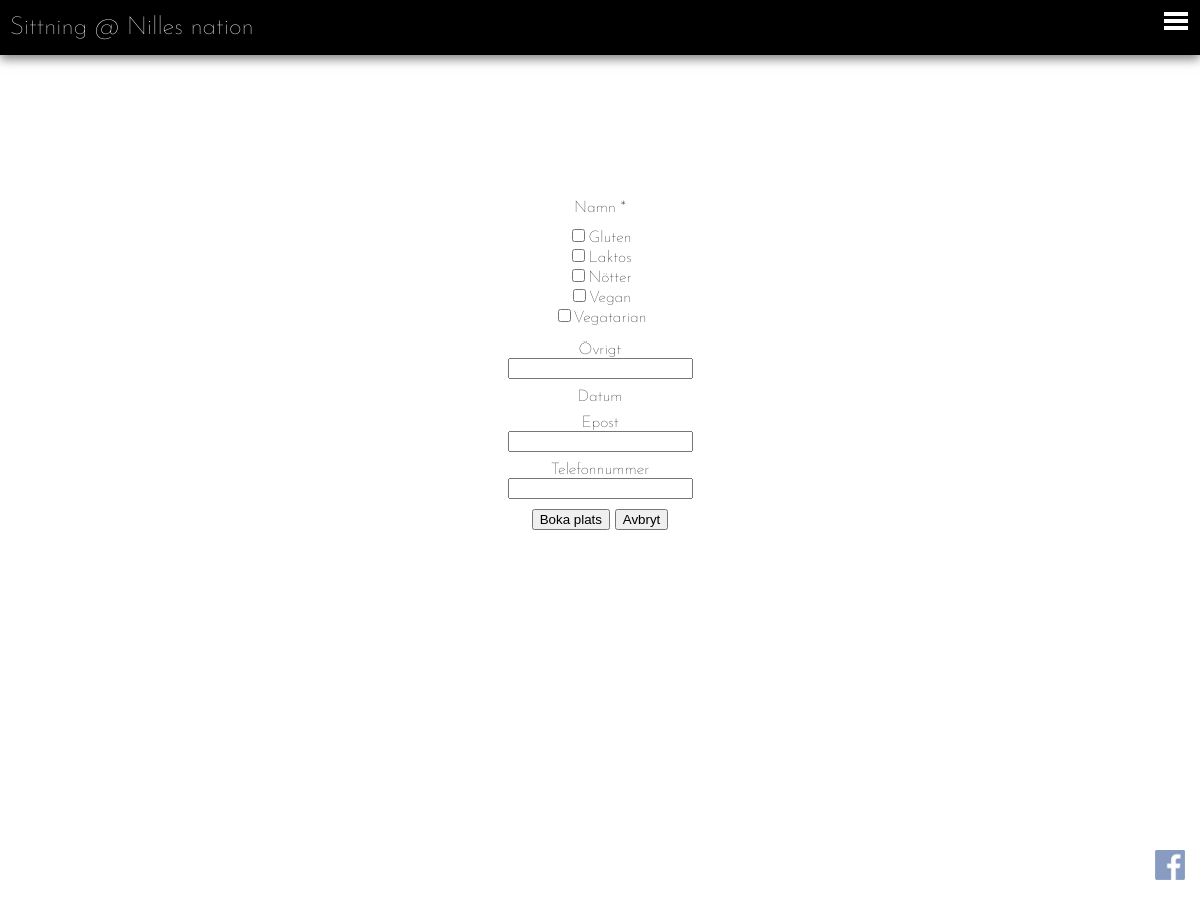
The app's page /partybooking.php with its own data.
### tables this page shows
create table foodpref (
	foodPref		varchar(20),
	primary key(foodPref)
);

create table restaurant (
	resName			varchar(30),
	resNickname		varchar(30),
	resEmail		varchar(30),
	resHours		tinytext,
	resDeposit		integer,
	resPrice		integer,
	resSize			integer,
	resSummary		tinytext,
	primary key(resName)
);

### db/dbHandler.php (called while the page is built, shortened)
<?php
	require_once 'database.php';
	require_once 'dataConverter.php';
	class DatabaseHandler extends DataConverter {
		private $db;
		public function __construct() {
			$this->db = new Database(DB_SERVER, DB_USERNAME, DB_PASSWORD, DB_DATABASE);
		}
		public function connect(){
			$this->db->openConnection();
		}
		public function disconnect(){
			$this->db->closeConnection();
		}
		public function getRestaurant($name){
			$sql = "SELECT * FROM restaurant WHERE resName=?";
			$result = $this->db->executeQuery($sql, array($name));
			return $this->arrToRes($result[0]);
		}
		public function getAllFoodpref() {
			$sql = "SELECT * FROM foodpref";
			$result = $this->db->executeQuery($sql, array());
			return $result;
		}
	}
?>

### db/database.php (called while the page is built, shortened)
<?php
class Database {
  private $host;
  private $userName;
  private $password;
  private $database;
  private $conn;
  public function __construct($host, $userName, $password, $database) {
    $this->host = $host;
    $this->userName = $userName;
    $this->password = $password;
    $this->database = $database;
  }
  public function openConnection() {
    try {
      $this->conn = new PDO("mysql:host=$this->host;dbname=$this->database",
        $this->userName,  $this->password,
        array(PDO::MYSQL_ATTR_INIT_COMMAND => "SET NAMES utf8"));
      $this->conn->setAttribute(PDO::ATTR_ERRMODE, PDO::ERRMODE_EXCEPTION);
    } catch (PDOException $e) {
      $error = "Connection error: " . $e->getMessage();
      print $error . "<p>";
      unset($this->conn);
      return false;
    }
    return true;
  }
  public function closeConnection() {
    $this->conn = null;
  }
  public function isConnected() {
    return isset($this->conn);
  }
  public function executeQuery($query, $param = null) {
    try {
      $stmt = $this->conn->prepare($query);
      $stmt->execute($param);
      $result = $stmt->fetchAll();
    } catch (PDOException $e) {
      $error = "*** Internal error: " . $e->getMessage() . "<p>" . $query;
      die($error);
    }
    return $result;
  }
}
?>

### init.php (called while the page is built, shortened)
<?php
	require_once 'db/dbHandler.php';
	$loggedIn = false;
	$resName = 'Nilles nation';
	$dbHandler = new DatabaseHandler();
	$restaurant = $dbHandler->getRestaurant($resName);
?>

### db/dataConverter.php (called while the page is built, shortened)
<?php
class DataConverter{
	 function arrToRes($arr){
		return (object) [
			'name' => $arr[0],
			'email' => $arr[1],
			'openhours' => $arr[2],
			'deposit' => $arr[3],
			'price' => $arr[4],
			'size' => $arr[5],
			'summary' => $arr[6]
		];
	}
}
?>

### partybooking.php (the view, shortened to what this page needs)
<?php
	require_once 'header.php';
 	$dbHandler = new DatabaseHandler();
	$email = $_POST['userEmail'];
	$phone = $_POST['userTelephone'];
	$foodPref = $dbHandler->getAllFoodpref();
 ?>
<div class="content">
	<div class="title">Boka plats</div>
	<div class="booking-content">
		<form action="scripts.php" method="POST">
			Namn *<br /Namn>
			<?php
				foreach ($foodPref as $key => $fp) {
					$checked = '';
					echo '<input type="checkbox" name="foodpref[]" value="' . $fp[0] . '" ' . $checked . ' >' . $fp[0] . '<br />';
				}
			?>
			<br />
			Övrigt <br />
			<span><input type="text" name="other" value="<?php echo $user[5]; ?>"></span>
			Datum <br />
			Epost <br />
			<span><input type="text" name="email" value="<?php echo $email; ?>"></span>
			Telefonnummer <br />
			<span><input type="text" name="phone" value="<?php echo $phone; ?>"></span>
			<input type="submit" value="Boka plats" name="bookSpot" />
			<button onclick="window.history.back();">Avbryt</button>
		</form>
	</div>
</div>
<?php include 'footer.php'; ?>

### footer.php (shortened to what this page needs)
	<?php if ($loggedIn): ?>
		<div class="fb-login">
			<img src="https://graph.facebook.com/<?php echo $fbid; ?>/picture" />
			<span><?php echo $fbFullname; ?></span>
			<br />
			<a href="facebook-login/logout.php">Logga ut</a>
		</div>
	<?php else : ?>
		<div class="fb-login">
			<img src="images/FB-logga.png" />
			<span class="login">Logga in</span>
		</div>
	<?php endif; ?>
	<div class="header">
		<a href="index.php">Sittning @ <?php echo $restaurant->name; ?></a>
		<button class="header-button" id="open-button" onclick="toggleSide()">Open Menu</button>
	</div>
	</body>
</html>

### css/main.css (style rules this page uses)
body { margin: 0; padding: 0; font-family: 'Josefin Sans', sans-serif; font-weight: 100; background-size: cover; background-position: 50% 50%; background-repeat: no-repeat; background-attachment: fixed; background-image: url("../images/table.jpg"); min-height: 100vw; min-height: 100vh; }
body .header { height: 55px; width: 100%; position: fixed; top: 0; background-color: black; -moz-box-shadow: 0px 4px 10px rgba(0, 0, 0, 0.5); -webkit-box-shadow: 0px 4px 10px rgba(0, 0, 0, 0.5); box-shadow: 0px 4px 10px rgba(0, 0, 0, 0.5); }
body .header a { color: white; font-size: 25px; line-height: 55px; text-decoration: none; display: inline-block; margin-left: 10px; }
body .header .header-button { position: fixed; z-index: 9000; right: 0px; top: 0px; padding: 0; width: 2.5em; height: 2.25em; border: none; text-indent: 2.5em; font-size: 1.5em; color: transparent; background: transparent; outline: none; -webkit-transition: all 0.3s ease-in-out; -moz-transition: all 0.3s ease-in-out; -o-transition: all 0.3s ease-in-out; transition: all 0.3s ease-in-out; }
body .header .header-button::before { position: absolute; top: 0.5em; right: 0.5em; bottom: 1.0em; left: 1.0em; background: linear-gradient(#FFFFFF 20%, transparent 20%, transparent 40%, #FFFFFF 40%, #FFFFFF 60%, transparent 60%, transparent 80%, #FFFFFF 80%); content: ''; }
body .fb-login { height: 30px; position: fixed; display: block; bottom: 20px; right: 50px; opacity: 0.6; -webkit-transition: all 0.3s ease-in-out; -moz-transition: all 0.3s ease-in-out; -o-transition: all 0.3s ease-in-out; transition: all 0.3s ease-in-out; font-size: 13px; text-align: right; }
body .fb-login img { position: absolute; right: -35px; top: 0; width: 30px; height: 30px; vertical-align: middle; }
body .fb-login span { color: white; }
body .fb-login span.login { line-height: 30px; }
body .booking-content { position: relative; display: block; background-color: white; width: 100%; min-height: 200px; padding: 15px 25px; box-sizing: border-box; display: table; text-align: center; }
body .booking-content form { margin: 25px 0; }
body .booking-content span { display: block; margin-bottom: 10px; }
body .content { margin-top: 100px; max-width: 712px; width: 90%; margin-left: auto; margin-right: auto; padding-bottom: 50px; }
body .content .title, body .content h2 { width: 90%; margin: 0 auto; text-align: center; font-size: 60px; color: white; font-weight: 100; }

### records on screen
foodpref: foodPref "Gluten"
foodpref: foodPref "Laktos"
foodpref: foodPref "Nötter"
foodpref: foodPref "Vegan"
foodpref: foodPref "Vegatarian"
restaurant: resName "Nilles nation"
